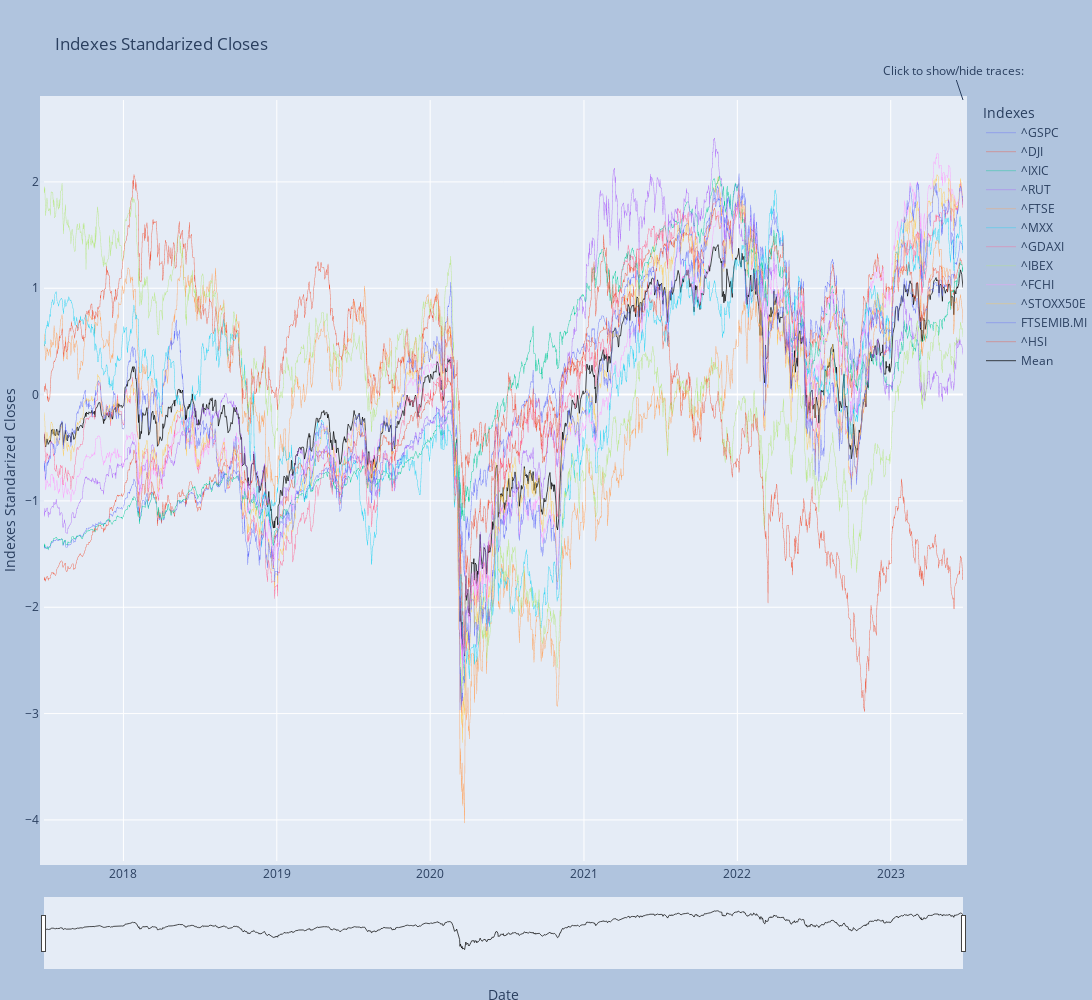

Write notebook code for a chart like this one.
### Code cell
mod[2].plotly_chart(adjindex, "close", "HTML/Standarized_Closes.html", "Indexes Standarized Closes", "Indexes")

### Figure 1 — Plotly figure (JSON) as saved in the notebook; plotly's stock layout.template omitted (floating-point values rounded to 4 significant figures; data arrays with more than 128 entries replaced by an {"elided": "..."} marker saying what was removed)
{"data": [{"legendgroup": "^GSPC", "line": {"color": "#636efa", "dash": "solid", "width": 0.4}, "marker": {"symbol": "circle"}, "mode": "lines", "name": "^GSPC", "showlegend": true, "type": "scattergl", "x": {"elided": "1551 str values"}, "xaxis": "x", "y": {"elided": "1551 float values"}, "yaxis": "y"}, {"legendgroup": "^DJI", "line": {"color": "#EF553B", "dash": "solid", "width": 0.4}, "marker": {"symbol": "circle"}, "mode": "lines", "name": "^DJI", "showlegend": true, "type": "scattergl", "x": {"elided": "1551 str values"}, "xaxis": "x", "y": {"elided": "1551 float values"}, "yaxis": "y"}, {"legendgroup": "^IXIC", "line": {"color": "#00cc96", "dash": "solid", "width": 0.4}, "marker": {"symbol": "circle"}, "mode": "lines", "name": "^IXIC", "showlegend": true, "type": "scattergl", "x": {"elided": "1551 str values"}, "xaxis": "x", "y": {"elided": "1551 float values"}, "yaxis": "y"}, {"legendgroup": "^RUT", "line": {"color": "#ab63fa", "dash": "solid", "width": 0.4}, "marker": {"symbol": "circle"}, "mode": "lines", "name": "^RUT", "showlegend": true, "type": "scattergl", "x": {"elided": "1551 str values"}, "xaxis": "x", "y": {"elided": "1551 float values"}, "yaxis": "y"}, {"legendgroup": "^FTSE", "line": {"color": "#FFA15A", "dash": "solid", "width": 0.4}, "marker": {"symbol": "circle"}, "mode": "lines", "name": "^FTSE", "showlegend": true, "type": "scattergl", "x": {"elided": "1551 str values"}, "xaxis": "x", "y": {"elided": "1551 float values"}, "yaxis": "y"}, {"legendgroup": "^MXX", "line": {"color": "#19d3f3", "dash": "solid", "width": 0.4}, "marker": {"symbol": "circle"}, "mode": "lines", "name": "^MXX", "showlegend": true, "type": "scattergl", "x": {"elided": "1551 str values"}, "xaxis": "x", "y": {"elided": "1551 float values"}, "yaxis": "y"}, {"legendgroup": "^GDAXI", "line": {"color": "#FF6692", "dash": "solid", "width": 0.4}, "marker": {"symbol": "circle"}, "mode": "lines", "name": "^GDAXI", "showlegend": true, "type": "scattergl", "x": {"elided": "1551 str values"}, "xaxis": "x", "y": {"elided": "1551 float values"}, "yaxis": "y"}, {"legendgroup": "^IBEX", "line": {"color": "#B6E880", "dash": "solid", "width": 0.4}, "marker": {"symbol": "circle"}, "mode": "lines", "name": "^IBEX", "showlegend": true, "type": "scattergl", "x": {"elided": "1551 str values"}, "xaxis": "x", "y": {"elided": "1551 float values"}, "yaxis": "y"}, {"legendgroup": "^FCHI", "line": {"color": "#FF97FF", "dash": "solid", "width": 0.4}, "marker": {"symbol": "circle"}, "mode": "lines", "name": "^FCHI", "showlegend": true, "type": "scattergl", "x": {"elided": "1551 str values"}, "xaxis": "x", "y": {"elided": "1551 float values"}, "yaxis": "y"}, {"legendgroup": "^STOXX50E", "line": {"color": "#FECB52", "dash": "solid", "width": 0.4}, "marker": {"symbol": "circle"}, "mode": "lines", "name": "^STOXX50E", "showlegend": true, "type": "scattergl", "x": {"elided": "1551 str values"}, "xaxis": "x", "y": {"elided": "1551 float values"}, "yaxis": "y"}, {"legendgroup": "FTSEMIB.MI", "line": {"color": "#636efa", "dash": "solid", "width": 0.4}, "marker": {"symbol": "circle"}, "mode": "lines", "name": "FTSEMIB.MI", "showlegend": true, "type": "scattergl", "x": {"elided": "1551 str values"}, "xaxis": "x", "y": {"elided": "1551 float values"}, "yaxis": "y"}, {"legendgroup": "^HSI", "line": {"color": "#EF553B", "dash": "solid", "width": 0.4}, "marker": {"symbol": "circle"}, "mode": "lines", "name": "^HSI", "showlegend": true, "type": "scattergl", "x": {"elided": "1551 str values"}, "xaxis": "x", "y": {"elided": "1551 float values"}, "yaxis": "y"}, {"line": {"color": "black", "width": 0.7}, "mode": "lines", "name": "Mean", "type": "scatter", "x": {"elided": "1551 str values"}, "y": {"elided": "1551 float values"}}], "layout": {"annotations": [{"font": {"size": 12}, "showarrow": true, "text": "Click to show/hide traces:", "x": 1, "xref": "paper", "y": 1, "yref": "paper"}], "clickmode": "event+select", "height": 1000, "hoverlabel": {"bgcolor": "white", "font": {"family": "Rockwell", "size": 10}}, "hovermode": "x unified", "legend": {"title": {"text": "Indexes"}, "tracegroupgap": 0}, "margin": {"b": 0, "l": 0, "pad": 4, "r": 50, "t": 100}, "paper_bgcolor": "LightSteelBlue", "title": {"text": "Indexes Standarized Closes"}, "width": 1500, "xaxis": {"anchor": "y", "domain": [0, 1], "range": ["2017-06-26T00:00:00", "2023-06-22T00:00:00"], "rangeslider": {"thickness": 0.08, "visible": true}, "title": {"text": "Date"}}, "yaxis": {"anchor": "x", "domain": [0, 1], "title": {"text": "Indexes Standarized Closes"}}}}
